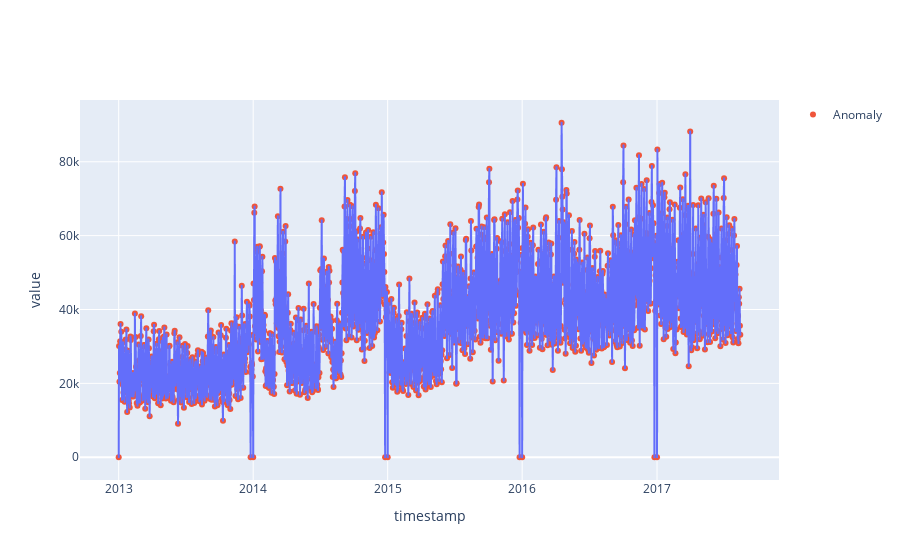

Notebook code cell kept with this figure:
### Code cell
import plotly.express as px
import pandas as pd 
import plotly.graph_objects as go

df = pd.read_csv("Azure Blob/sales.csv")
summary['date'] = pd.to_datetime(summary['date'])
new = df[df['timestamp'].isin(summary['date'].values)]
fig = px.line(df, x="timestamp", y="value", title=' ')
fig.add_trace(go.Scatter(mode="markers", x=df["timestamp"], y=df["value"], name="Anomaly"))
fig.show()

### Figure 1 — Plotly figure (JSON) as saved in the notebook; plotly's stock layout.template omitted (floating-point values rounded to 4 significant figures; data arrays with more than 128 entries replaced by an {"elided": "..."} marker saying what was removed)
{"data": [{"hovertemplate": "timestamp=%{x}<br>value=%{y}<extra></extra>", "legendgroup": "", "line": {"color": "#636efa", "dash": "solid"}, "marker": {"symbol": "circle"}, "mode": "lines", "name": "", "showlegend": false, "type": "scattergl", "x": {"elided": "1688 str values"}, "xaxis": "x", "y": {"elided": "1688 float values"}, "yaxis": "y"}, {"mode": "markers", "name": "Anomaly", "type": "scatter", "x": {"elided": "1688 str values"}, "y": {"elided": "1688 float values"}}], "layout": {"legend": {"tracegroupgap": 0}, "title": {"text": " "}, "xaxis": {"anchor": "y", "domain": [0, 1], "title": {"text": "timestamp"}}, "yaxis": {"anchor": "x", "domain": [0, 1], "title": {"text": "value"}}}}
